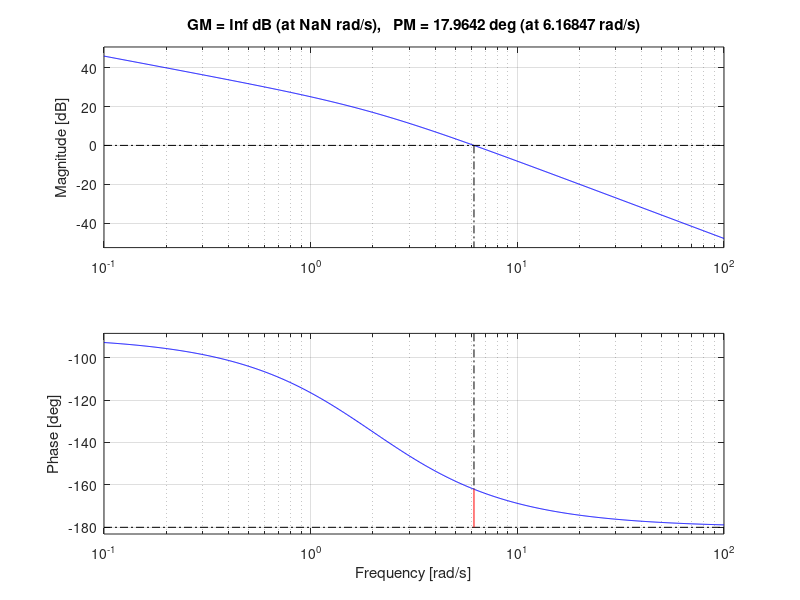
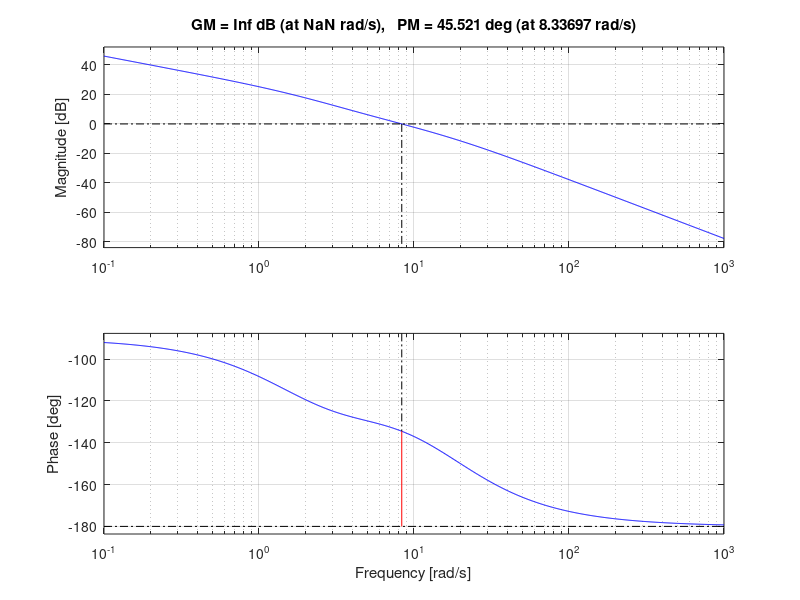
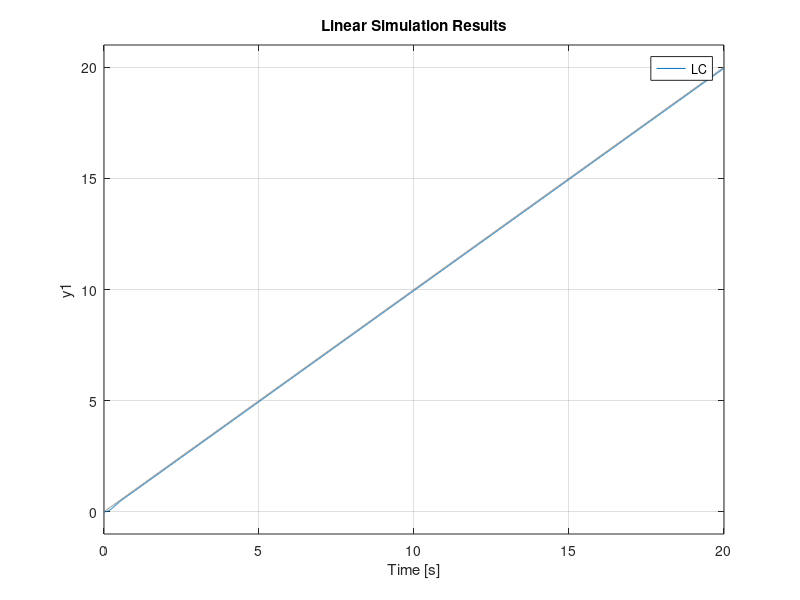
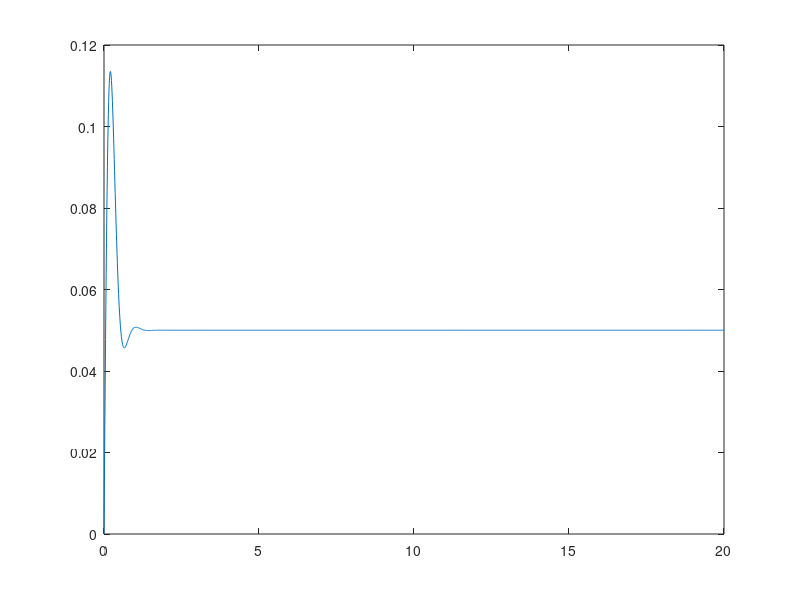

MATLAB code to generate these figures, in order:
clear all, close all, clc

s=tf('s');

P=2/s/(s+2);

kc=1/0.05

LA1=kc*P;  %Lazo abierto con kc

figure, margin(LA1)

[Gm,Pm,Wcg,Wcp] = margin(LA1)
MF_des=45;
Theta_k=(MF_des-Pm+5)*pi/180;


alpha=(1+sin(Theta_k))/(1-sin(Theta_k))

A=10*log10(alpha)

wcg=8.5; %rad/s

T=1/sqrt(alpha)/wcg

K=kc*(alpha*T*s+1)/(T*s+1)

LA=K*P;
LC=feedback(LA,1);
figure,margin(LA)
t=0:0.01:20;
u=t;
figure, lsim(LC,u,t)
[Y,T,X]=lsim(LC,u,t);
error=u-Y';
figure, plot(t,error)

%% analisis en lazo abierto

figure, margin(P)
hold on
margin(LA)
legend('no compensado','compensado')


%% analisis en lazo cerrado
figure, bode(P)
hold on
bode(LC)
legend('planta','compensado')



















